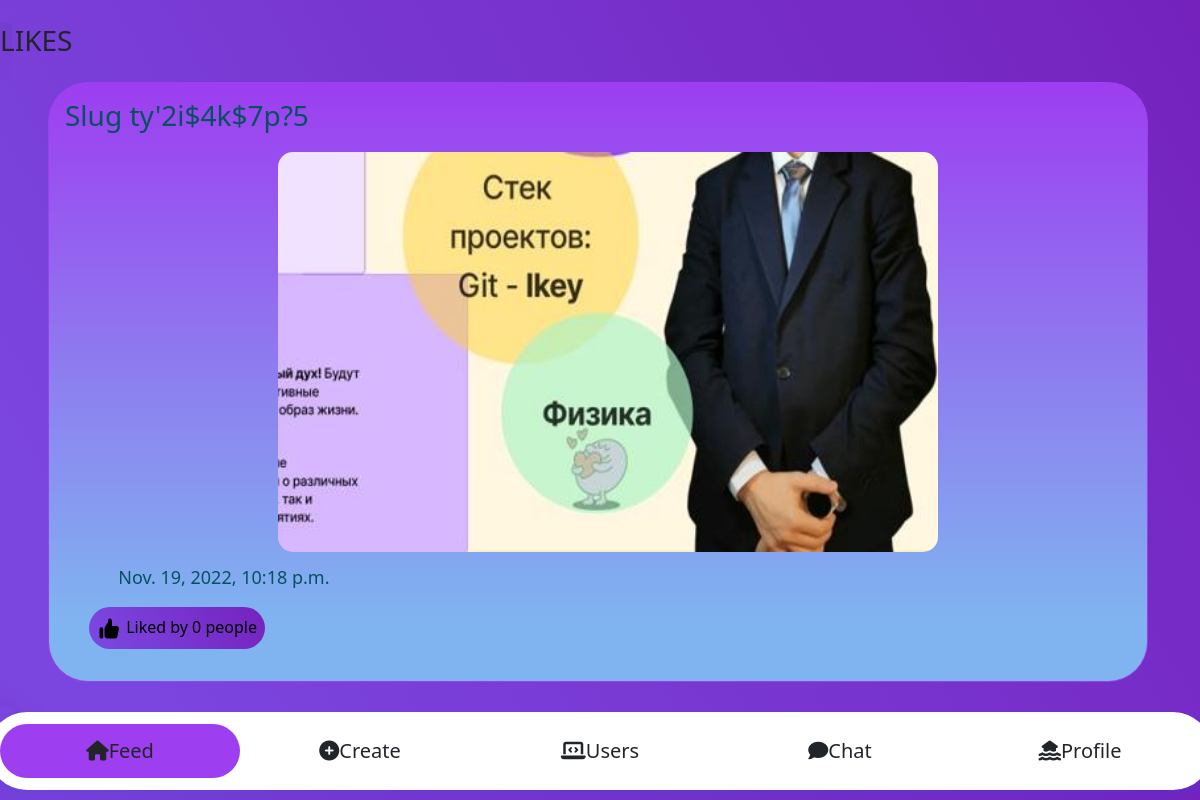
/14/detail (signed in), run on the app's committed database.
### blog/models.py (models this page shows, shortened)
class Post(models.Model):
    class Meta:
        verbose_name = 'Post'
        verbose_name_plural = 'Posts'
    author = models.ForeignKey(User,
                on_delete=models.CASCADE,
    )
    image = models.ImageField(upload_to='post_images')
    content = RichTextField('', blank=True, null=True,
                    max_length=5000,
            )
    date_created = models.DateTimeField(default=datetime.now)
    date_updated = models.DateTimeField(auto_now=True)
    amount_of_likes = models.IntegerField(default=0)
    slug = models.SlugField(max_length=50, unique=True, blank = True)

### blog/views.py (the view, shortened to what this page needs)
# urls.py: path('<int:pk>/detail', PostDetailtView.as_view(), name='post_detail'),
class PostDetailtView(DetailView):
    model = Post
    template_name = 'blog/post_detail.html'
    context_object_name = 'post_detail'

### blog/templatetags/blog_tags.py (called while the page is built)
@register.simple_tag
def was_liked(user, id):
    try:
        PostLike.objects.get(user=user, obj_id=id)
        return True
    except PostLike.DoesNotExist:
        return False

### blog/templates/blog/post_detail.html (shortened to what this page needs)
{% extends "blog/base.html" %}
{% block content_blog %}
{% include "blog/like.html" %}
{% include "blog/post_model.html" with post=post_detail %}
{% endblock %}

### blog/templates/blog/post_model.html (shortened to what this page needs)
{% load blog_tags %}
<div class="post alert alert-info col-11">
    <div class="box col-12">
        <h3>Slug {{post.slug}}</h3>
    </div>
    {% if post.image %}
        <a href="{{ post.image.url }}" class="">
            <img src="{{ post.image.url }}" alt="None" class="post-image">
        </a>
    {% endif %}
    <p class="date col-12">{{ post.date_created }}</p><br>
    <div class="py-3 px-4 space-y-3 box">
        {% was_liked user post.id as liked %}
        <div id="{{ post.id }}{{ category }}"
        data-type="post"
        data-id="{{ post.id }}"
        data-action="like"
        data-category="{{ category }}"
        class="flex space-x-4 lg:font-bold data-likes text-center {% if liked %} was_liked {% endif%} col-lg-2 col-md-4 col-sm-6">
            <a href="">
                <div class="p-2 rounded-full text-black " >
                    <p>Liked by </p>
                    <p data-count="like">{{post.amount_of_likes}}</p>
                    <p>people</p>
                </div>
             </a>
        </div>
    </div>
</div>

### blog/static/blog/css/style.css (style rules this page uses)
body { background-image: linear-gradient(60deg, rgb(123, 69, 223) 10%, #7522bd 100%); overflow-x: hidden; }
a { text-decoration: none; }
p { display: inline; }
.date { margin-left: 5%; font-size: 18px; font-weight: 200; min-width: fit-content; }
.post { margin: 2% 4%; border-radius: 40px; border: 1px solid #9d3ef0; background: #9d3ef0; background-image: linear-gradient(0deg, rgb(128, 180, 240) 10%, #9d3ef0 100%); word-break: break-all; overflow: hidden; text-overflow: ellipsis; }
.post-image { margin: 1vw 0; margin-left: 20%; margin-right: 20%; border-radius: 15px; width: 55vw; height: 50vh; }
.box { white-space: nowrap; }
.box div { display:inline-block; word-break: break-all; }
:root { --primary-color: #9d3ef0; --primary-color: #e6eef9; --secondary-color: #e6eef9; --secondary-color:#9d3ef0; }
*, *:after, *:before { box-sizing: border-box; }
.data-likes { min-width: fit-content; border-radius: 50px; margin-right: 1vw; background-image: linear-gradient(60deg, rgb(123, 69, 223) 10%, #7522bd 100%); }

### data on the page
Post: slug "ty'2i$4k$7p?5", image (picture), date_created "Nov. 19, 2022, 10:18 p.m.", amount_of_likes "0"
